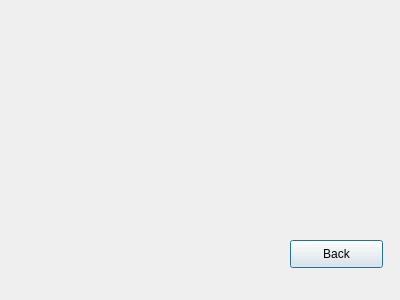
<?xml version="1.0" encoding="UTF-8"?>
<ui version="4.0">
 <class>DialogListCourses</class>
 <widget class="QDialog" name="DialogListCourses">
  <property name="geometry">
   <rect>
    <x>0</x>
    <y>0</y>
    <width>400</width>
    <height>300</height>
   </rect>
  </property>
  <property name="windowTitle">
   <string>Dialog</string>
  </property>
  <widget class="QPushButton" name="pushButton_5">
   <property name="geometry">
    <rect>
     <x>290</x>
     <y>240</y>
     <width>93</width>
     <height>28</height>
    </rect>
   </property>
   <property name="text">
    <string>Back</string>
   </property>
  </widget>
 </widget>
 <resources/>
 <connections>
  <connection>
   <sender>pushButton_5</sender>
   <signal>clicked()</signal>
   <receiver>DialogListCourses</receiver>
   <slot>close()</slot>
   <hints>
    <hint type="sourcelabel">
     <x>330</x>
     <y>246</y>
    </hint>
    <hint type="destinationlabel">
     <x>286</x>
     <y>183</y>
    </hint>
   </hints>
  </connection>
 </connections>
</ui>
